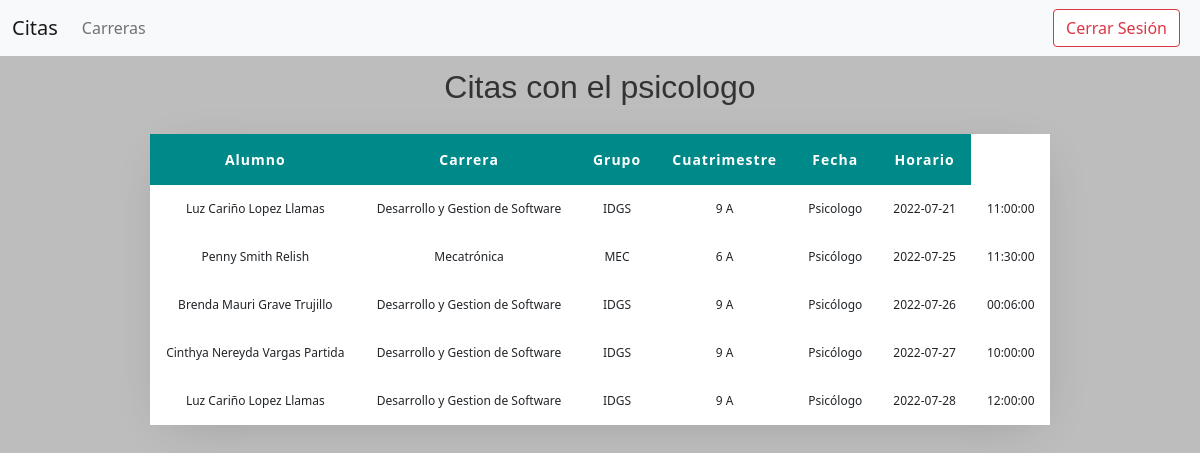
Page /pagina/tutorias/lista_citas_psicologo1.php (signed in) on the committed database.
### tables this page shows
CREATE TABLE `persona` (
  `id` bigint(20) UNSIGNED NOT NULL,
  `nombre` char(50) NOT NULL,
  `a_paterno` char(30) NOT NULL,
  `a_materno` char(30) NOT NULL,
  `edad` int(11) NOT NULL,
  `genero` char(15) NOT NULL,
  `created_at` timestamp NULL DEFAULT NULL,
  `updated_at` timestamp NULL DEFAULT NULL
);

CREATE TABLE `carrera` (
  `id` bigint(20) UNSIGNED NOT NULL,
  `nombre_carrera` char(50) NOT NULL,
  `imagen` varchar(900) NOT NULL,
  `created_at` timestamp NULL DEFAULT NULL,
  `updated_at` timestamp NULL DEFAULT NULL
);

CREATE TABLE `grupo` (
  `id` bigint(20) UNSIGNED NOT NULL,
  `nombre_grupo` char(30) NOT NULL,
  `grado` char(20) NOT NULL,
  `grupo` char(1) NOT NULL,
  `imagen` varchar(900) NOT NULL,
  `fkcarrera` bigint(20) UNSIGNED NOT NULL,
  `created_at` timestamp NULL DEFAULT NULL,
  `updated_at` timestamp NULL DEFAULT NULL
);

CREATE TABLE `citas` (
  `id` bigint(20) UNSIGNED NOT NULL,
  `tipo_cita` char(50) NOT NULL,
  `fecha` date NOT NULL,
  `hora` time NOT NULL,
  `estatus` tinyint(1) NOT NULL,
  `fkalumno` bigint(20) UNSIGNED NOT NULL,
  `fkencargada` bigint(20) UNSIGNED NOT NULL,
  `created_at` timestamp NULL DEFAULT NULL,
  `updated_at` timestamp NULL DEFAULT NULL
);

### pagina/tutorias/clases/clases.php (called while the page is built, shortened)
<?php
class Citas{
	function __construct(){
		require_once("conexion.php");
		$this->conexion= new Conexion();
	}
	function mostrarP(){
		$consulta="SELECT nombre, a_paterno, a_materno, nombre_carrera, nombre_grupo, grado, grupo, tipo_cita, hora, fecha FROM alumno a INNER JOIN citas c ON a.id=c.fkalumno INNER JOIN persona p ON p.id=a.fkpersona INNER JOIN grupo g ON g.id=a.fkgrupo INNER JOIN carrera ca ON ca.id=g.fkcarrera WHERE estatus=1 AND tipo_cita='Psicologo' ORDER BY fecha, hora ASC";
		$resultado=$this->conexion->returnConsulta($consulta);
		return $resultado;
	}
}
?>

### pagina/tutorias/clases/conexion.php (called while the page is built, shortened)
<?php
class Conexion extends mysqli{
    function returnConsulta($consulta){
        $datos=$this->query($consulta);
        return $datos;
    }
}
?>

### pagina/tutorias/lista_citas_psicologo1.php (the view, shortened to what this page needs)
<?php
require_once("clases/clases.php");
$cita= new Citas();
$registros=$cita->mostrarP();
?>
<!DOCTYPE html>
<html lang="en">
<head>
    <link rel="stylesheet" href="css/estilo.css">
    <link rel="stylesheet" href="css/bootstrap.css">
</head>
<body>
<nav class="navbar navbar-expand-lg navbar-light bg-light fixed-top">
  <div class="container-fluid">
    <a class="navbar-brand" href="/lista_psicologo1">Citas</a>
    <div class="collapse navbar-collapse" id="navbarSupportedContent">
      <ul class="navbar-nav me-auto mb-2 mb-lg-0">
        <li class="nav-item">
            <a class="nav-link" href="/carreras2">Carreras</a>
        </li>
      </ul>
      <form class="d-flex">
        <a href="cerrar_sesion.php" id="logout" class="form-control me-2 btn-outline-danger">Cerrar Sesión</a>
      </form>
    </div>
  </div>
</nav><br><br>
    <div align="center">
    <h2>Citas con el psicologo</h2>
    <table align="center">
        <thead>
            <tr>
                <th>Alumno</th>
                <th>Carrera</th>
                <th>Grupo</th>
                <th>Cuatrimestre</th>
                <th>Fecha</th>
                <th>Horario</th>
            </tr>
        </thead>
        <tbody>
            <?php
                while($fila=mysqli_fetch_array($registros)){
             ?>
            <tr>
                <td><?=$fila['nombre']." ".$fila['a_paterno']." ".$fila['a_materno']; ?></td>
                <td><?=$fila['nombre_carrera']; ?></td>
                <td><?=$fila['nombre_grupo']; ?></td>
                <td><?=$fila['grado']." ".$fila['grupo']; ?></td>
                <td><?=$fila['tipo_cita']; ?></td>
                <td><?=$fila['fecha']; ?></td>
                <td><?=$fila['hora']; ?></td>
            </tr>
            <?php
                }
            ?>
        </tbody>
    </table>
</div>
</body>
</html>

### pagina/tutorias/css/estilo.css (style rules this page uses)
html, body, h1, h2, form, label, header { margin: 0; padding: 0; border: 0; font-size: 100%; vertical-align: baseline; }
html, body { padding: 0; margin: 0; background: #bdbdbd; font-family: 'Raleway', sans-serif; }
table { background-color: white; text-align: center; border-collapse: collapse; width: 75%; box-shadow: 2px 9px 49px -17px rgba(0, 0, 0, 0.2); }
thead { background-color: #008989; color: white; }
th, td { padding: 15px; }
th { border: 1px solid #ddd; font-size: 14px; letter-spacing: 1px; color: white; }
td { font-size: 12px; border: 1px solid #ddd; }
h2 { font-size: 24px; color: #333; letter-spacing: 1px; font-family: 'Raleway', sans-serif; font-weight: 400; margin: 1em 0em .5em 0em; }
h2, h1 { margin: 0; padding: 20px; font-family: 'Relaway', sans-serif; font-weight: 600; letter-spacing: 0px; }
#logout { float: right; text-decoration: none; }

### rows in the picture
persona: nombre "Luz Cariño", a_paterno "Lopez", a_materno "Llamas", carrera.nombre_carrera "Desarrollo y Gestion de Software", grupo.nombre_grupo "IDGS", grupo.grado "9", grupo.grupo "A", citas.tipo_cita "Psicologo", citas.fecha "2022-07-21", citas.hora "11:00:00", citas.tipo_cita "Psicólogo", citas.fecha "2022-07-28", citas.hora "12:00:00"
persona: nombre "Penny", a_paterno "Smith", a_materno "Relish", carrera.nombre_carrera "Mecatrónica", grupo.nombre_grupo "MEC", grupo.grado "6", grupo.grupo "A", citas.tipo_cita "Psicólogo", citas.fecha "2022-07-25", citas.hora "11:30:00"
persona: nombre "Brenda Mauri", a_paterno "Grave", a_materno "Trujillo", carrera.nombre_carrera "Desarrollo y Gestion de Software", grupo.nombre_grupo "IDGS", grupo.grado "9", grupo.grupo "A", citas.tipo_cita "Psicólogo", citas.fecha "2022-07-26", citas.hora "00:06:00"
persona: nombre "Cinthya Nereyda", a_paterno "Vargas", a_materno "Partida", carrera.nombre_carrera "Desarrollo y Gestion de Software", grupo.nombre_grupo "IDGS", grupo.grado "9", grupo.grupo "A", citas.tipo_cita "Psicólogo", citas.fecha "2022-07-27", citas.hora "10:00:00"
